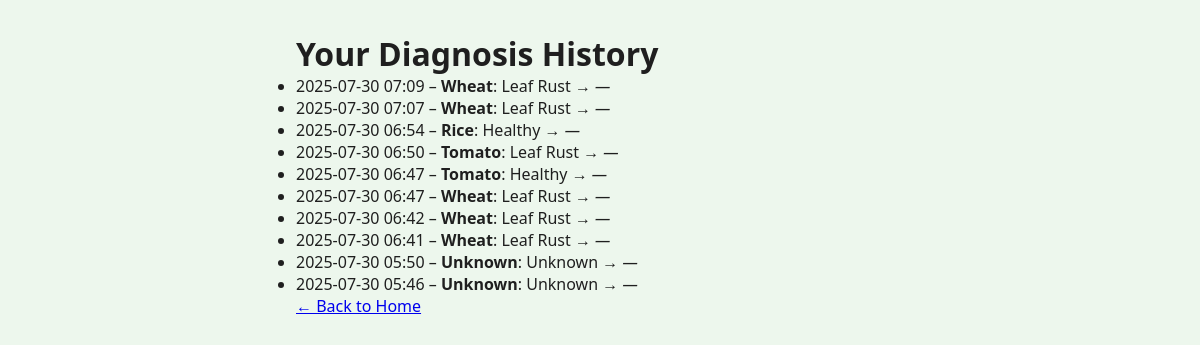
The app's page /history with its own data.
### app.py (models this page shows)
class Analysis(db.Model):
    id            = db.Column(db.Integer, primary_key=True)
    timestamp     = db.Column(db.DateTime, default=datetime.utcnow)
    image_path    = db.Column(db.String(256), nullable=False)
    crop_label    = db.Column(db.String(64), nullable=False)
    disease_label = db.Column(db.String(64), nullable=False)
    confidence    = db.Column(db.Float, nullable=False)

### app.py (the view)
@app.route("/history")
def history():
    records = (
        db.session.query(Analysis, Feedback)
        .outerjoin(Feedback, Analysis.id == Feedback.analysis_id)
        .order_by(Analysis.timestamp.desc())
        .all()
    )
    history = []
    for analysis, fb in records:
        history.append({
            "timestamp":  analysis.timestamp.strftime("%Y-%m-%d %H:%M"),
            "crop":       analysis.crop_label,
            "disease":    analysis.disease_label,
            "confidence": f"{analysis.confidence*100:.1f}%",
            "feedback":   "Yes" if fb and fb.correct else ("No" if fb else "—")
        })
    return render_template("history.html", records=history)

### templates/history.html (shortened to what this page needs)
<!DOCTYPE html>
<html lang="en">
<head>
  <link rel="stylesheet" href="{{ url_for('static', filename='css/style.css') }}">
</head>
<body>
  <main class="container">
    <h1>Your Diagnosis History</h1>
    {% if records %}
      <ul class="history-list">
        {% for rec in records %}
          <li class="history-item">
            <time>{{ rec.timestamp }}</time> –
            <strong>{{ rec.crop }}</strong>:
            {{ rec.disease }} →
            <em>{{ rec.feedback }}</em>
          </li>
        {% endfor %}
      </ul>
    {% else %}
      <p>No history yet. Try analyzing a plant!</p>
    {% endif %}
    <a href="/" class="link">← Back to Home</a>
  </main>
</body>
</html>

### static/css/style.css (style rules this page uses)
* { margin: 0; padding: 0; box-sizing: border-box; }
:root { --dark: #1f1f1f; --light: #ffffff; --green: #2e7d32; --soft-green: #edf7ed; --gray: #5a5a5a; --border: #e0e0e0; }
body { font-family: 'Segoe UI', sans-serif; background: var(--soft-green); color: var(--dark); }
.container { max-width: 640px; margin: 2rem auto; padding: 0 1rem; }

### records on screen
Analysis: timestamp "2025-07-30 07:09", crop "Wheat", disease "Leaf Rust", feedback "—"
Analysis: timestamp "2025-07-30 07:07", crop "Wheat", disease "Leaf Rust", feedback "—"
Analysis: timestamp "2025-07-30 06:54", crop "Rice", disease "Healthy", feedback "—"
Analysis: timestamp "2025-07-30 06:50", crop "Tomato", disease "Leaf Rust", feedback "—"
Analysis: timestamp "2025-07-30 06:47", crop "Tomato", disease "Healthy", feedback "—"
Analysis: timestamp "2025-07-30 06:47", crop "Wheat", disease "Leaf Rust", feedback "—"
Analysis: timestamp "2025-07-30 06:42", crop "Wheat", disease "Leaf Rust", feedback "—"
Analysis: timestamp "2025-07-30 06:41", crop "Wheat", disease "Leaf Rust", feedback "—"
Analysis: timestamp "2025-07-30 05:50", crop "Unknown", disease "Unknown", feedback "—"
Analysis: timestamp "2025-07-30 05:46", crop "Unknown", disease "Unknown", feedback "—"
